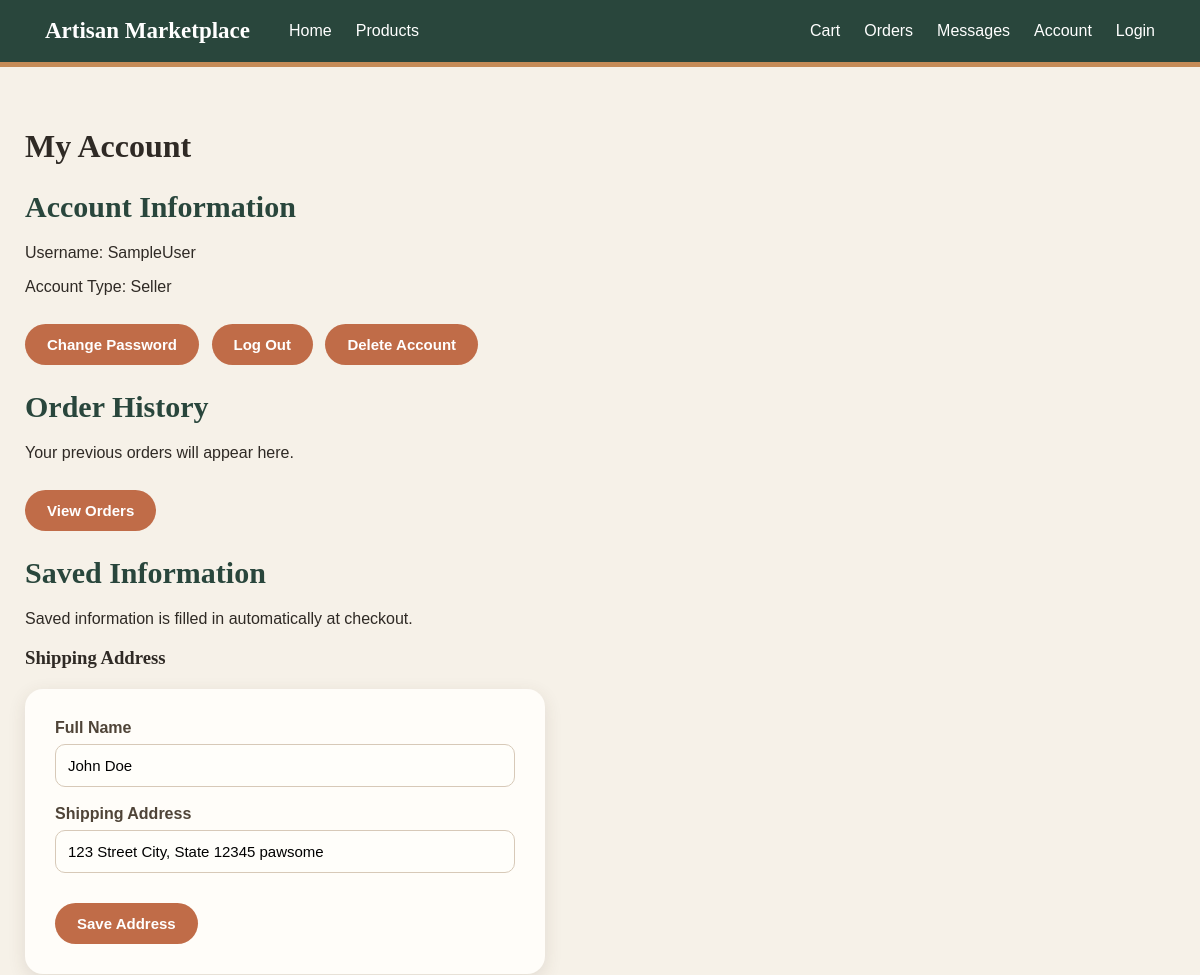
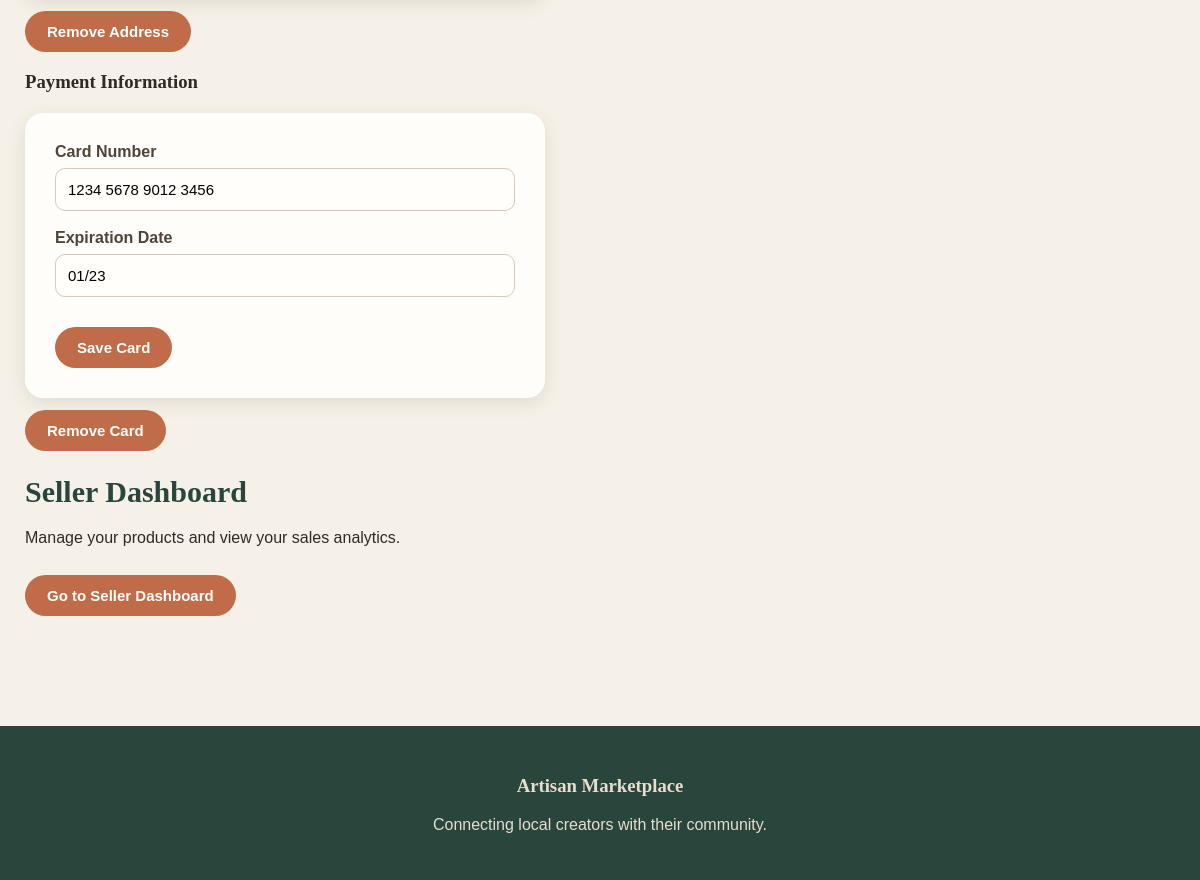
The page /account on the database its author committed (2 pictures, top to bottom).
### tables this page shows
CREATE TABLE saved_shipping (
            user_id INTEGER PRIMARY KEY,
            full_name TEXT NOT NULL,
            address TEXT NOT NULL
        );

CREATE TABLE saved_payment (
            user_id INTEGER PRIMARY KEY,
            card_number TEXT NOT NULL,
            expiration TEXT NOT NULL
        );

### app.py (the view)
@app.route("/account")
def account():
    user_id = session.get('user_id', 1)
    return render_template(
        "account.html",
        shipping=get_shipping_address(user_id),
        payment=get_payment_info(user_id)
    )

### database.py (called while the page is built)
def get_shipping_address(user_id):
    conn = sqlite3.connect(DB_PATH)
    cursor = conn.cursor()
    cursor.execute('SELECT full_name, address FROM saved_shipping WHERE user_id = ?', (user_id,))
    row = cursor.fetchone()
    conn.close()
    return {"full_name": row[0], "address": row[1]} if row else None

def get_payment_info(user_id):
    conn = sqlite3.connect(DB_PATH)
    cursor = conn.cursor()
    cursor.execute('SELECT card_number, expiration FROM saved_payment WHERE user_id = ?', (user_id,))
    row = cursor.fetchone()
    conn.close()
    return {"card_number": row[0], "expiration": row[1]} if row else None

### templates/account.html (shortened to what this page needs)
{% extends "base.html" %}
{% block content %}
<h1>My Account</h1>
<section>
    <h2>Account Information</h2>
    <p>Username: SampleUser</p>
    <p>Account Type: Seller</p>
    <a href="#"><button>Change Password</button></a>
    <a href="#"><button>Log Out</button></a>
    <a href="#"><button>Delete Account</button></a>
</section>
<section>
    <h2>Order History</h2>
    <p>Your previous orders will appear here.</p>
    <a href="#"><button>View Orders</button></a>
</section>
<section>
    <h2>Saved Information</h2>
    <p>Saved information is filled in automatically at checkout.</p>
    <h3>Shipping Address</h3>
    <form method="POST" action="/account/shipping">
        <div>
            <label for="name">Full Name</label>
            <input type="text" id="name" name="name"
                   value="{{ shipping.full_name if shipping }}" required>
        </div>
        <div>
            <label for="address">Shipping Address</label>
            <input type="text" id="address" name="address"
                   value="{{ shipping.address if shipping }}" required>
        </div>
        <button type="submit">Save Address</button>
    </form>
    {% if shipping %}
    <form method="POST" action="/account/shipping/remove" class="remove-saved">
        <button type="submit">Remove Address</button>
    </form>
    {% endif %}
    <h3>Payment Information</h3>
    <form method="POST" action="/account/payment">
        <div>
            <label for="card">Card Number</label>
            <input type="text" id="card" name="card"
                   value="{{ payment.card_number if payment }}" required>
        </div>
        <div>
            <label for="expiration">Expiration Date</label>
            <input type="text" id="expiration" name="expiration" placeholder="MM/YY"
                   value="{{ payment.expiration if payment }}" required>
        </div>
        <button type="submit">Save Card</button>
    </form>
    {% if payment %}
    <form method="POST" action="/account/payment/remove" class="remove-saved">
        <button type="submit">Remove Card</button>
    </form>
    {% endif %}
</section>
<section>
    <h2>Seller Dashboard</h2>
    <p>Manage your products and view your sales analytics.</p>
    <a href="/seller"><button>Go to Seller Dashboard</button></a>
</section>
{% endblock %}

### static/style.css (style rules this page uses)
* { box-sizing: border-box; }
body { margin: 0; font-family: "Trebuchet MS", Arial, sans-serif; background-color: #f6f1e8; color: #2f2a25; }
h1, h2, h3 { font-family: Georgia, "Times New Roman", serif; }
a { text-decoration: none; color: inherit; }
button { background-color: #c06c48; color: white; border: none; border-radius: 25px; padding: 12px 22px; font-size: 15px; font-weight: bold; cursor: pointer; margin-top: 12px; margin-right: 8px; transition: 0.2s; }
section h2 { font-size: 30px; margin-bottom: 20px; color: #29463c; }
form { background-color: #fffdf9; padding: 30px; border-radius: 18px; max-width: 520px; box-shadow: 0 5px 18px rgba(77, 61, 45, 0.12); margin-top: 20px; }
form div { margin-bottom: 18px; }
label { display: block; margin-bottom: 7px; font-weight: bold; color: #4f4438; }
input, select, textarea { width: 100%; padding: 12px; border: 1px solid #d7c9b8; border-radius: 10px; background-color: #fffefa; font-size: 15px; }
.remove-saved { background: none; box-shadow: none; padding: 0; margin-top: 0; }

### rows shown on the page
saved_shipping: name "John Doe", address "123 Street City, State 12345 pawsome"
saved_payment: card "1234 5678 9012 3456", expiration "01/23"
